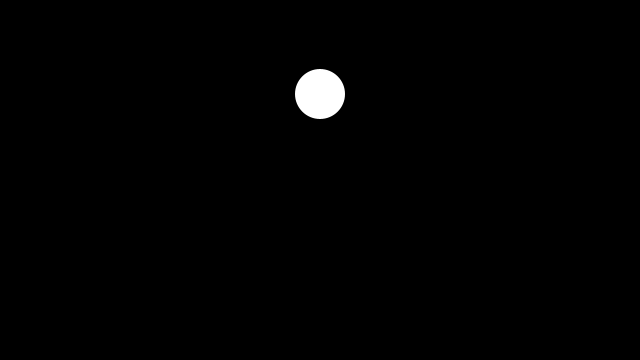
Frame 1 (no input)
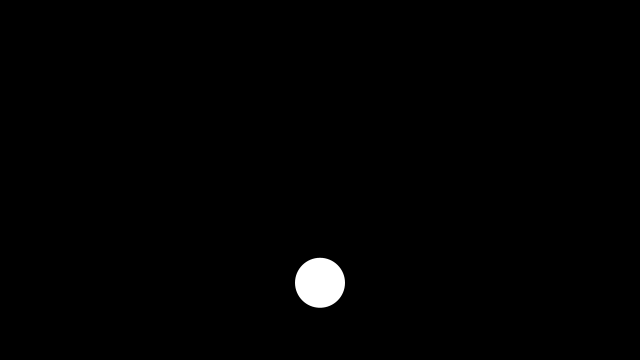
Frame 60 (the mouse pressed at the canvas centre just before this capture)
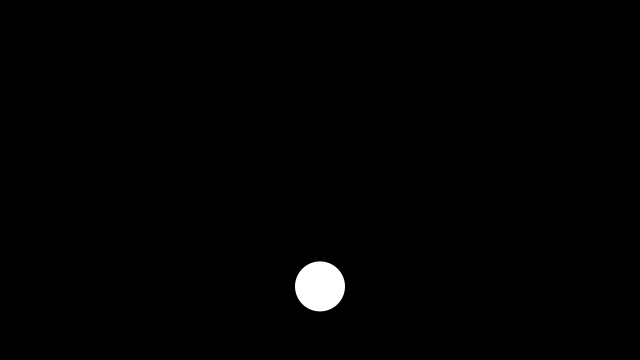
Frame 120 (the mouse held since frame 60 and released just before this capture)

The Processing sketch that drew these frames (run headless with seeded random() and noise(); from frame 60 on, the mouse is pressed at the canvas centre):

// Processing sketch: bouncingBall_gravity
// ── bouncingBall_gravity.pde
// Bouncing ball with gravity
// The Coding Train / Daniel Shiffman
// Processing Intro Series

float x, y, radius;
float velY, accY; //velocity and acceleration

void setup() {
  size(640, 360);
  pixelDensity(2); 
  radius = 25;

  velY = 3; //initial velocity
  accY = 1; //acceleration/gravity
  
  //position of ball
  x = width/2; 
  y = height/4; 
}

void draw() {
  background(0);
  noStroke();
  
  velY = velY + accY;
  y = y + velY;

  if (y < radius || y > height - radius) {
    velY = velY * -.85; //reduce the speed each time ball hits floor
    y = height - radius; 
  }
   

  circle(x, y, radius*2);
  
}
